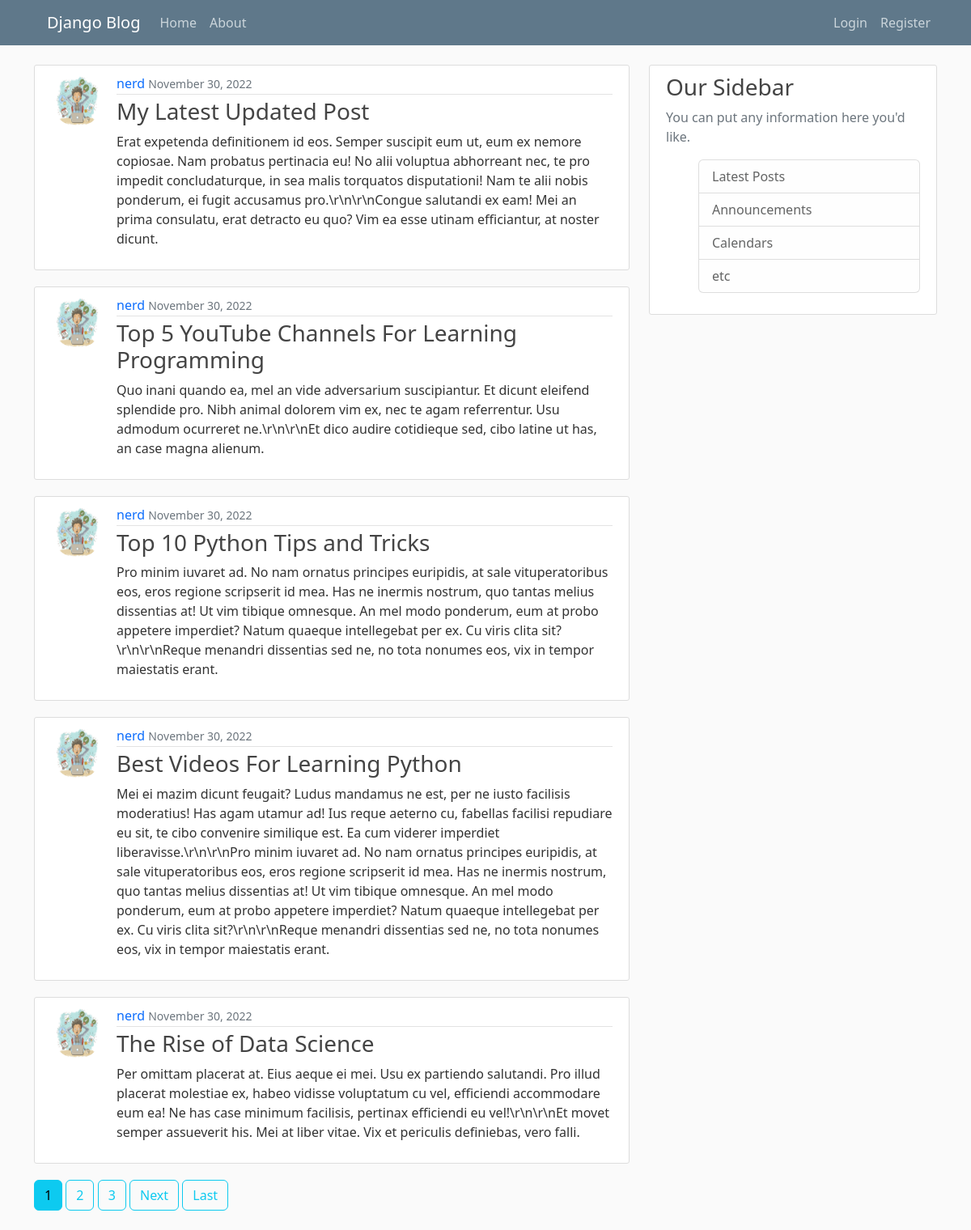
The page / on the database its author committed.
### blog/models.py (models this page shows, shortened)
class Post(models.Model):
    title = models.CharField(max_length=100)
    content = models.TextField()
    date_posted = models.DateTimeField(default=timezone.now)
    author = models.ForeignKey(User, on_delete=models.CASCADE)

### users/models.py (models this page shows, shortened)
class Profile(models.Model):
    user = models.OneToOneField(User, on_delete=models.CASCADE) # cascade if user is deleted also delete profile
    image = models.ImageField(default='default.jpg', upload_to='profile_pics')

### blog/views.py (the view)
# urls.py: path('', PostListView.as_view(), name='blog-home'),
class PostListView(ListView):
    model = Post
    template_name = 'blog/home.html' #<app>/<model>_<viewtype>.html
    context_object_name = 'posts'
    ordering = ['-date_posted'] #for ordering posts in the List page
    paginate_by = 5

### blog/templates/blog/home.html (shortened to what this page needs)
{% extends "blog/base.html" %}
{% block content %}
    {% for post in posts %}
    <article class="media content-section d-flex">
      <img class="rounded-circle article-img" src="{{ post.author.profile.image.url }}">
        <div class="media-body">
          <div class="article-metadata">
            <a class="mr-2" href="{% url 'user-posts' post.author.username %}">{{ post.author }}</a>
            <small class="text-muted">{{ post.date_posted | date:"F d, Y" }}</small>
          </div>
          <h3><a class="article-title" href="{% url 'post-detail' post.id %}">{{ post.title }}</a></h3>
          <p class="article-content">{{ post.content }}</p>
        </div>
      </article>
    {% endfor %}
    {% if is_paginated %}
      {% for num in page_obj.paginator.page_range %}
        {% if page_obj.number == num %}
          <a class="btn btn-info mb-4" href="?page={{ num }}">{{ num }}</a>
        {% elif num > page_obj.number|add:'-3'  and num < page_obj.number|add:'3' %}
          <a class="btn btn-outline-info mb-4" href="?page={{ num }}">{{ num }}</a>
        {% endif %}
      {% endfor %}
      {% if page_obj.has_next %}
        <a class="btn btn-outline-info mb-4" href="?page={{ page_obj.next_page_number }}">Next</a>
        <a class="btn btn-outline-info mb-4" href="?page={{ page_obj.paginator.num_pages }}">Last</a>
      {% endif %}
    {% endif %}
{% endblock content %}

### blog/static/blog/main.css (style rules this page uses)
body { background: #fafafa; color: #333333; margin-top: 5rem; }
h1, h2, h3, h4, h5, h6 { color: #444444; }
.content-section { background: #ffffff; padding: 10px 20px; border: 1px solid #dddddd; border-radius: 3px; margin-bottom: 20px; }
.article-title { color: #444444; }
.article-content { white-space: pre-line; }
.article-img { height: 65px; width: 65px; margin-right: 16px; }
.article-metadata { padding-bottom: 1px; margin-bottom: 4px; border-bottom: 1px solid #e3e3e3 }

### blog/templates/blog/base.html (style rules this page uses)
a { text-decoration: none; }

### rows shown on the page
Post: author.profile.image (picture), author "nerd", date_posted "November 30, 2022", title "My Latest Updated Post", content "Erat expetenda definitionem id eos. Semper suscipit eum ut, eum ex nemore copiosae. Nam probatus pertinacia eu! No alii voluptua abhorreant nec, te pro impedit concludaturque, in sea malis torquatos disputationi! Nam te alii nobis ponderum, ei fugit accusamus pro.\\r\\n\\r\\nCongue salutandi ex eam! Mei an prima consulatu, erat detracto eu quo? Vim ea esse utinam efficiantur, at noster dicunt."
Post: author.profile.image (picture), author "nerd", date_posted "November 30, 2022", title "Top 5 YouTube Channels For Learning Programming", content "Quo inani quando ea, mel an vide adversarium suscipiantur. Et dicunt eleifend splendide pro. Nibh animal dolorem vim ex, nec te agam referrentur. Usu admodum ocurreret ne.\\r\\n\\r\\nEt dico audire cotidieque sed, cibo latine ut has, an case magna alienum."
Post: author.profile.image (picture), author "nerd", date_posted "November 30, 2022", title "Top 10 Python Tips and Tricks", content "Pro minim iuvaret ad. No nam ornatus principes euripidis, at sale vituperatoribus eos, eros regione scripserit id mea. Has ne inermis nostrum, quo tantas melius dissentias at! Ut vim tibique omnesque. An mel modo ponderum, eum at probo appetere imperdiet? Natum quaeque intellegebat per ex. Cu viris clita sit?\\r\\n\\r\\nReque menandri dissentias sed ne, no tota nonumes eos, vix in tempor maiestatis erant."
Post: author.profile.image (picture), author "nerd", date_posted "November 30, 2022", title "Best Videos For Learning Python", content "Mei ei mazim dicunt feugait? Ludus mandamus ne est, per ne iusto facilisis moderatius! Has agam utamur ad! Ius reque aeterno cu, fabellas facilisi repudiare eu sit, te cibo convenire similique est. Ea cum viderer imperdiet liberavisse.\\r\\n\\r\\nPro minim iuvaret ad. No nam ornatus principes euripidis, at sale vituperatoribus eos, eros regione scripserit id mea. Has ne inermis nostrum, quo tantas melius dissentias at! Ut vim tibique omnesque. An mel modo ponderum, eum at probo appetere imperdiet? Natum quaeque intellegebat per ex. Cu viris clita sit?\\r\\n\\r\\nReque menandri dissentias sed ne, no tota nonumes eos, vix in tempor maiestatis erant."
Post: author.profile.image (picture), author "nerd", date_posted "November 30, 2022", title "The Rise of Data Science", content "Per omittam placerat at. Eius aeque ei mei. Usu ex partiendo salutandi. Pro illud placerat molestiae ex, habeo vidisse voluptatum cu vel, efficiendi accommodare eum ea! Ne has case minimum facilisis, pertinax efficiendi eu vel!\\r\\n\\r\\nEt movet semper assueverit his. Mei at liber vitae. Vix et periculis definiebas, vero falli."

### other values the page prints
{{ num }} "1"
{{ num }} "2" "3"
